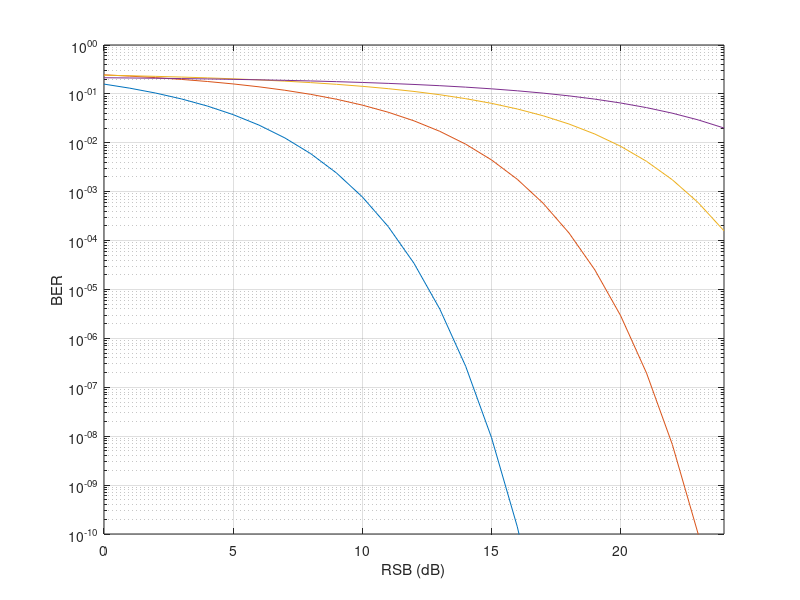

Recreate this plot in MATLAB.
RSB = 0:1:24;
RSBlin = 10.^(RSB / 10);
M = [4, 16, 64, 256];
BER = zeros(length(RSBlin), length(M));

for i = 1:length(M)
    SER = 2 * ( 1 - 1 / sqrt(M(i))) * erfc (sqrt(3 * RSBlin / (2*((M(i)) - 1))));
    BER(:,i) = SER / log2(M(i));
end

BER4 = BER(:,1);
BER16 = BER(:,2);
BER64 = BER(:,3);
BER256 = BER(:,4);

figure;
semilogy(RSB,BER4);
hold on;
semilogy(RSB,BER16);
hold on;
semilogy(RSB,BER64);
hold on;
semilogy(RSB,BER256);
hold on;

grid on;
axis([0 24 1e-10 1]);
xlabel('RSB (dB)');
ylabel('BER');
